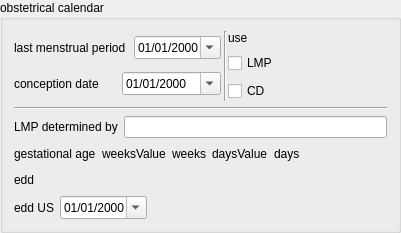
  <widget class="QGroupBox" name="obstetricalCalendarGroupBox">
   <property name="geometry">
    <rect>
     <x>9</x>
     <y>9</y>
     <width>401</width>
     <height>221</height>
    </rect>
   </property>
   <property name="title">
    <string>obstetrical calendar</string>
   </property>
   <layout class="QVBoxLayout" name="verticalLayout_19">
    <item>
     <layout class="QHBoxLayout" name="horizontalLayout_14">
      <property name="spacing">
       <number>1</number>
      </property>
      <property name="leftMargin">
       <number>0</number>
      </property>
      <item>
       <layout class="QVBoxLayout" name="verticalLayout_18">
        <property name="spacing">
         <number>8</number>
        </property>
        <property name="rightMargin">
         <number>2</number>
        </property>
        <item>
         <layout class="QHBoxLayout" name="lmpHorizontalLayout">
          <item>
           <widget class="QLabel" name="lastMenstrualPeriodLabel">
            <property name="text">
             <string>last menstrual period</string>
            </property>
           </widget>
          </item>
          <item>
           <widget class="QDateEdit" name="lastMenstrualPeriodDateEdit">
            <property name="locale">
             <locale language="French" country="Madagascar"/>
            </property>
            <property name="correctionMode">
             <enum>QAbstractSpinBox::CorrectToNearestValue</enum>
            </property>
            <property name="displayFormat">
             <string>dd/MM/yyyy</string>
            </property>
            <property name="calendarPopup">
             <bool>true</bool>
            </property>
           </widget>
          </item>
         </layout>
        </item>
        <item>
         <layout class="QHBoxLayout" name="conceptionHorizontalLayout">
          <item>
           <widget class="QLabel" name="conceptionDateLabel">
            <property name="text">
             <string>conception date</string>
            </property>
           </widget>
          </item>
          <item>
           <widget class="QDateEdit" name="conceptionDateDateEdit">
            <property name="locale">
             <locale language="French" country="Madagascar"/>
            </property>
            <property name="showGroupSeparator" stdset="0">
             <bool>false</bool>
            </property>
            <property name="minimumDate">
             <date>
              <year>1790</year>
              <month>9</month>
              <day>1</day>
             </date>
            </property>
            <property name="displayFormat">
             <string>dd/MM/yyyy</string>
            </property>
            <property name="calendarPopup">
             <bool>true</bool>
            </property>
            <property name="currentSectionIndex">
             <number>0</number>
            </property>
           </widget>
          </item>
         </layout>
        </item>
       </layout>
      </item>
      <item>
       <widget class="Line" name="line_2">
        <property name="orientation">
         <enum>Qt::Vertical</enum>
        </property>
       </widget>
      </item>
      <item>
       <layout class="QVBoxLayout" name="verticalLayout_17">
        <property name="spacing">
         <number>8</number>
        </property>
        <item>
         <widget class="QLabel" name="useLmpDateOfConceptionLabel">
          <property name="text">
           <string>use</string>
          </property>
         </widget>
        </item>
        <item>
         <widget class="QCheckBox" name="useLmpCheck">
          <property name="text">
           <string>LMP</string>
          </property>
         </widget>
        </item>
        <item>
         <widget class="QCheckBox" name="useDateOfConceptionCheck">
          <property name="text">
           <string>CD</string>
          </property>
         </widget>
        </item>
       </layout>
      </item>
     </layout>
    </item>
    <item>
     <widget class="Line" name="line">
      <property name="orientation">
       <enum>Qt::Horizontal</enum>
      </property>
     </widget>
    </item>
    <item>
     <layout class="QHBoxLayout" name="horizontalLayout_15">
      <property name="sizeConstraint">
       <enum>QLayout::SetMinimumSize</enum>
      </property>
      <item>
       <widget class="QLabel" name="lmpDeterminedByLabel">
        <property name="text">
         <string>LMP determined by</string>
        </property>
       </widget>
      </item>
      <item>
       <layout class="QHBoxLayout" name="lmpDeterminedByRadioLayout"/>
      </item>
      <item>
       <widget class="QLineEdit" name="lmpDeterminedByLineEdit">
        <property name="sizePolicy">
         <sizepolicy hsizetype="MinimumExpanding" vsizetype="Fixed">
          <horstretch>0</horstretch>
          <verstretch>0</verstretch>
         </sizepolicy>
        </property>
       </widget>
      </item>
     </layout>
    </item>
    <item>
     <layout class="QHBoxLayout" name="horizontalLayout_17">
      <item>
       <widget class="QLabel" name="gestationalAgeHelpTextLabel">
        <property name="text">
         <string>gestational age</string>
        </property>
       </widget>
      </item>
      <item>
       <widget class="QLabel" name="trimester2CurrentWeeksAmenorrhoeaWeeksValueLabel">
        <property name="text">
         <string>weeksValue</string>
        </property>
       </widget>
      </item>
      <item>
       <widget class="QLabel" name="currentWeeksAmenorrhoeaWeeksLabel">
        <property name="text">
         <string>weeks</string>
        </property>
       </widget>
      </item>
      <item>
       <widget class="QLabel" name="trimester2CurrentWeeksAmenorrhoeaDaysValueLabel">
        <property name="text">
         <string>daysValue</string>
        </property>
       </widget>
      </item>
      <item>
       <widget class="QLabel" name="currentWeeksAmenorrhoeaDaysLabel">
        <property name="text">
         <string>days</string>
        </property>
       </widget>
      </item>
      <item>
       <spacer name="horizontalSpacer_3">
        <property name="orientation">
         <enum>Qt::Horizontal</enum>
        </property>
        <property name="sizeHint" stdset="0">
         <size>
          <width>40</width>
          <height>20</height>
         </size>
        </property>
       </spacer>
      </item>
     </layout>
    </item>
    <item>
     <layout class="QHBoxLayout" name="eddHorizontalLayout">
      <item>
       <widget class="QLabel" name="eddLabel">
        <property name="text">
         <string>edd</string>
        </property>
       </widget>
      </item>
      <item>
       <widget class="QLabel" name="eddValueLabel">
        <property name="text">
         <string/>
        </property>
       </widget>
      </item>
      <item>
       <spacer name="horizontalSpacer_2">
        <property name="orientation">
         <enum>Qt::Horizontal</enum>
        </property>
        <property name="sizeHint" stdset="0">
         <size>
          <width>40</width>
          <height>20</height>
         </size>
        </property>
       </spacer>
      </item>
     </layout>
    </item>
    <item>
     <layout class="QHBoxLayout" name="horizontalLayout_3">
      <item>
       <widget class="QLabel" name="eddUsLabel">
        <property name="text">
         <string>edd US</string>
        </property>
       </widget>
      </item>
      <item>
       <widget class="QDateEdit" name="eddUsDateEdit">
        <property name="displayFormat">
         <string>dd/MM/yyyy</string>
        </property>
        <property name="calendarPopup">
         <bool>true</bool>
        </property>
       </widget>
      </item>
      <item>
       <spacer name="horizontalSpacer_13">
        <property name="orientation">
         <enum>Qt::Horizontal</enum>
        </property>
        <property name="sizeHint" stdset="0">
         <size>
          <width>40</width>
          <height>20</height>
         </size>
        </property>
       </spacer>
      </item>
     </layout>
    </item>
   </layout>
  </widget>
